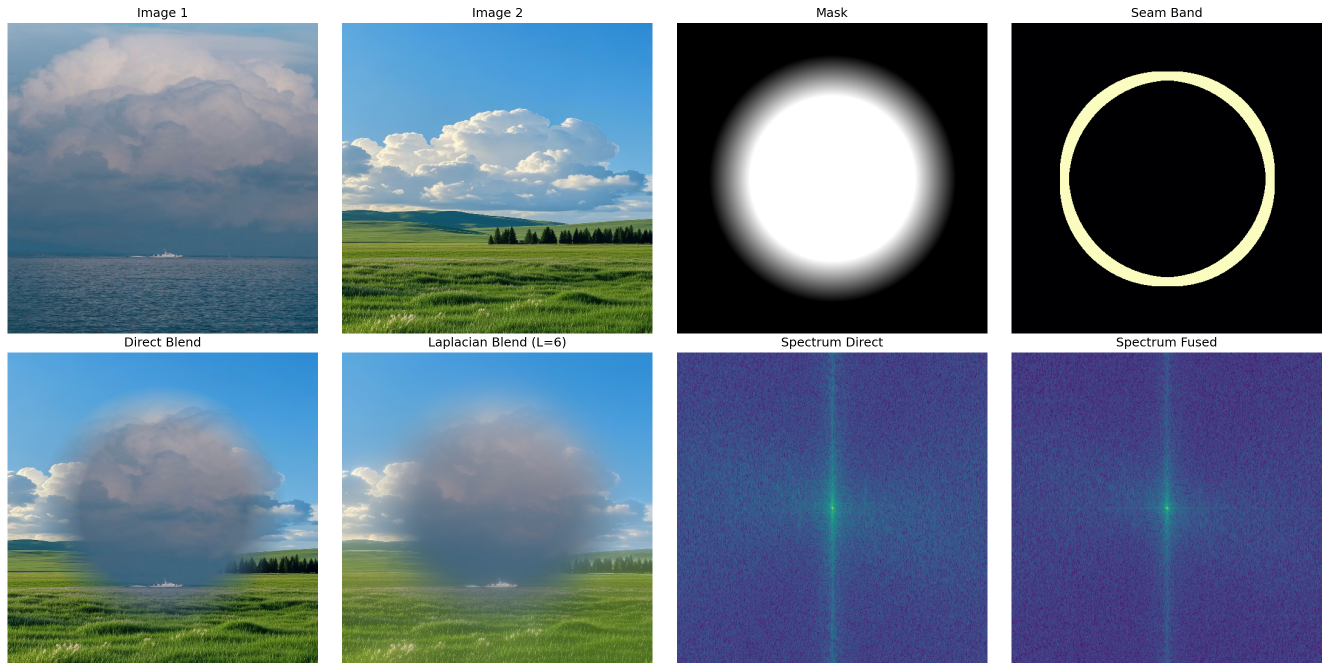
#> input picture hw2/real_circular_panel.png, 2659 x 1341 px (shown at 1/2 size); its folder holds 3 pictures in this run
$ python analyze_fusion.py real_circular_panel.png real_gradient_panel.png   (older library calls are emulated)
#> lines starting #> are read from the running program, lines starting #| are printed output that depends on the picture; after the words box and inside, x2 and y2 are one past the last pixel; in counts of white or black regions, pixels touching at a corner belong together
### hw2/laplacian_pyramid_fusion.py
"""
基于拉普拉斯金字塔的图像融合
实现了拉普拉斯金字塔的构建、图像融合和重建
"""

import cv2
import numpy as np
import matplotlib.pyplot as plt
from typing import List, Tuple


class LaplacianPyramid:
    """拉普拉斯金字塔类"""

    def __init__(self, levels: int = 5):
        """
        初始化拉普拉斯金字塔

        Args:
            levels: 金字塔层数
        """
        self.levels = levels

    def build_gaussian_pyramid(self, image: np.ndarray) -> List[np.ndarray]:
        """
        构建高斯金字塔

        Args:
            image: 输入图像

        Returns:
            高斯金字塔列表，从原图到最小尺寸
        """
        gaussian_pyramid = [image]
        current_level = image.copy()

        for i in range(self.levels - 1):
            # 使用高斯模糊并下采样
            current_level = cv2.pyrDown(current_level)
            gaussian_pyramid.append(current_level)

        return gaussian_pyramid

    def build_laplacian_pyramid(self, image: np.ndarray) -> List[np.ndarray]:
        """
        构建拉普拉斯金字塔

        Args:
            image: 输入图像

        Returns:
            拉普拉斯金字塔列表
        """
        # 首先构建高斯金字塔
        gaussian_pyramid = self.build_gaussian_pyramid(image)
        laplacian_pyramid = []

        # 对每一层计算拉普拉斯图像
        for i in range(self.levels - 1):
            # 获取当前层和下一层（更小的层）
            current_level = gaussian_pyramid[i]
            next_level = gaussian_pyramid[i + 1]

            # 上采样下一层
            upsampled = cv2.pyrUp(next_level, dstsize=(current_level.shape[1], current_level.shape[0]))

            # 计算拉普拉斯图像（当前层 - 上采样的下一层）
            laplacian = cv2.subtract(current_level, upsampled)
            laplacian_pyramid.append(laplacian)

        # 最后一层（最小的高斯层）直接作为拉普拉斯金字塔的最后一层
        laplacian_pyramid.append(gaussian_pyramid[-1])

        return laplacian_pyramid

    def reconstruct_from_laplacian(self, laplacian_pyramid: List[np.ndarray]) -> np.ndarray:
        """
        从拉普拉斯金字塔重建图像

        Args:
            laplacian_pyramid: 拉普拉斯金字塔列表

        Returns:
            重建的图像
        """
        # 从最顶层（最小的）开始重建
        reconstructed = laplacian_pyramid[-1]

        # 从倒数第二层开始往上重建
        for i in range(len(laplacian_pyramid) - 2, -1, -1):
            # 上采样当前重建结果
            reconstructed = cv2.pyrUp(reconstructed,
                                     dstsize=(laplacian_pyramid[i].shape[1],
                                            laplacian_pyramid[i].shape[0]))

            # 加上当前层的拉普拉斯图像
            reconstructed = cv2.add(reconstructed, laplacian_pyramid[i])

        return reconstructed

    def blend_images(self, image1: np.ndarray, image2: np.ndarray,
                    mask: np.ndarray) -> np.ndarray:
        """
        使用拉普拉斯金字塔融合两张图像

        Args:
            image1: 第一张输入图像
            image2: 第二张输入图像
            mask: 融合掩码（0-1之间的值，或0-255）

        Returns:
            融合后的图像
        """
        # 确保mask是浮点型且在0-1之间
        if mask.dtype != np.float32 and mask.dtype != np.float64:
            mask = mask.astype(np.float32) / 255.0

        # 确保mask是三通道（如果输入图像是彩色的）
        if len(image1.shape) == 3 and len(mask.shape) == 2:
            mask = np.stack([mask] * 3, axis=2)

        # 构建两张图像的拉普拉斯金字塔
        lap_pyramid1 = self.build_laplacian_pyramid(image1)
        lap_pyramid2 = self.build_laplacian_pyramid(image2)

        # 构建掩码的高斯金字塔
        mask_pyramid = self.build_gaussian_pyramid(mask)

        # 融合每一层
        blended_pyramid = []
        for lap1, lap2, mask_level in zip(lap_pyramid1, lap_pyramid2, mask_pyramid):
            # 确保mask_level的尺寸与拉普拉斯层匹配
            if mask_level.shape[:2] != lap1.shape[:2]:
                mask_level = cv2.resize(mask_level, (lap1.shape[1], lap1.shape[0]))

            # 融合当前层：blended = mask * lap1 + (1 - mask) * lap2
            blended = lap1 * mask_level + lap2 * (1 - mask_level)
            blended_pyramid.append(blended)

        # 从融合后的拉普拉斯金字塔重建图像
        result = self.reconstruct_from_laplacian(blended_pyramid)

        return result


def create_vertical_split_mask(shape: Tuple[int, int], split_position: float = 0.5) -> np.ndarray:
    """
    创建垂直分割掩码

    Args:
        shape: 图像形状 (height, width)
        split_position: 分割位置（0-1之间，表示左侧占比）

    Returns:
        掩码数组
    """
    mask = np.zeros(shape, dtype=np.float32)
    split_col = int(shape[1] * split_position)
    mask[:, :split_col] = 1.0
    return mask


# [91 lines left out: functions create_horizontal_split_mask, create_circular_mask, visualize_pyramids, not called in this run]

### hw2/analyze_fusion.py
"""
融合质量分析脚本
- 计算 PSNR/SSIM（全图与掩码局部）
- 计算接缝带（seam band）梯度能量与拉普拉斯方差
- 与直接（硬/软）拼接对比
- 可配置金字塔层数与掩码类型
"""

import os
import cv2
import numpy as np
import matplotlib.pyplot as plt
from typing import Dict, Tuple
from laplacian_pyramid_fusion import (
    LaplacianPyramid,
    create_vertical_split_mask,
    create_horizontal_split_mask,
    create_circular_mask,
)


def to_gray_float(img: np.ndarray) -> np.ndarray:
    if img.ndim == 3:
        g = cv2.cvtColor(img, cv2.COLOR_BGR2GRAY)
    else:
        g = img
    return g.astype(np.float32) / 255.0


def psnr(a: np.ndarray, b: np.ndarray, mask: np.ndarray = None) -> float:
    """PSNR，支持掩码。a, b: uint8 或 float (0..255/1)"""
    a = a.astype(np.float32)
    b = b.astype(np.float32)
    if a.max() <= 1.0 and b.max() <= 1.0:
        scale = 1.0
    else:
        scale = 255.0
    if mask is not None:
        m = mask.astype(np.float32)
        if m.ndim == 3:
            m = m[:, :, 0]
        diff = (a - b)
        if diff.ndim == 3:
            diff = np.mean(diff, axis=2)
        mse = (np.sum((diff**2) * m) / (np.sum(m) + 1e-8))
    else:
        diff = (a - b)
        if diff.ndim == 3:
            diff = np.mean(diff, axis=2)
        mse = np.mean(diff**2)
    if mse <= 1e-12:
        return 99.0
    return 20 * np.log10(scale) - 10 * np.log10(mse)


def ssim_global(a: np.ndarray, b: np.ndarray, mask: np.ndarray = None) -> float:
    """
    简化版全局SSIM（非滑窗），支持掩码权重；范围约在[0,1]。
    对于报告的相对比较足够，避免额外依赖。
    """
    a = a.astype(np.float32)
    b = b.astype(np.float32)
    if a.ndim == 3:
        # 对每通道取均值
        scores = []
        for c in range(3):
            scores.append(ssim_global(a[:, :, c], b[:, :, c], mask))
        return float(np.mean(scores))

    # 灰度
    if mask is None:
        m = np.ones_like(a, dtype=np.float32)
    else:
        m = mask.astype(np.float32)
        if m.ndim == 3:
            m = m[:, :, 0]
        m = m / (m.max() + 1e-8)

    # 归一化到[0,1]
    if a.max() > 1.0 or b.max() > 1.0:
        a = a / 255.0
        b = b / 255.0

    # 加权均值/方差/协方差
    w = m
    w_sum = np.sum(w) + 1e-8
    mu_a = np.sum(a * w) / w_sum
    mu_b = np.sum(b * w) / w_sum
    sigma_a2 = np.sum(w * (a - mu_a) ** 2) / w_sum
    sigma_b2 = np.sum(w * (b - mu_b) ** 2) / w_sum
    sigma_ab = np.sum(w * (a - mu_a) * (b - mu_b)) / w_sum

    C1 = (0.01) ** 2
    C2 = (0.03) ** 2
    num = (2 * mu_a * mu_b + C1) * (2 * sigma_ab + C2)
    den = (mu_a**2 + mu_b**2 + C1) * (sigma_a2 + sigma_b2 + C2)
    return float(num / (den + 1e-12))


def gradient_magnitude(img: np.ndarray) -> np.ndarray:
    g = to_gray_float(img)
    gx = cv2.Sobel(g, cv2.CV_32F, 1, 0, ksize=3)
    gy = cv2.Sobel(g, cv2.CV_32F, 0, 1, ksize=3)
    return np.sqrt(gx * gx + gy * gy)


def laplacian_var(img: np.ndarray) -> float:
    g = to_gray_float(img)
    lap = cv2.Laplacian(g, cv2.CV_32F, ksize=3)
    return float(lap.var())


def seam_band_from_mask(mask: np.ndarray, band_width: int = 16) -> np.ndarray:
    """根据二值掩码生成接缝带，返回0/1浮点图。"""
    if mask.ndim == 3:
        mask = mask[:, :, 0]
    # 规范化并二值化
    if mask.dtype != np.uint8:
        m = (mask > 0.5).astype(np.uint8) * 255
    else:
        m = ((mask > 127).astype(np.uint8)) * 255
    k = cv2.getStructuringElement(cv2.MORPH_RECT, (band_width, band_width))
    dil = cv2.dilate(m, k)
    ero = cv2.erode(m, k)
    band = cv2.subtract(dil, ero)
    band = (band > 0).astype(np.float32)
    return band


def analyze(image1: np.ndarray, image2: np.ndarray, mask: np.ndarray, levels: int = 6,
            save_prefix: str = "analysis") -> Dict[str, float]:
    # 准备直接拼接与拉普拉斯融合
    lp = LaplacianPyramid(levels=levels)
    fused = lp.blend_images(image1, image2, mask)
    fused = np.clip(fused, 0, 255).astype(np.uint8)

    if mask.ndim == 2:
        mask3 = mask[:, :, None]
    else:
        mask3 = mask
    direct = (image1 * mask3 + image2 * (1 - mask3)).astype(np.uint8)

    # 区域掩码
    left_mask = (mask3[:, :, 0] >= 0.5).astype(np.float32)
    right_mask = 1.0 - left_mask
    seam_band = seam_band_from_mask(mask3, band_width=16)

    # 指标
    metrics: Dict[str, float] = {}
    metrics["PSNR_full_fused_vs_img1"] = psnr(fused, image1)
    metrics["PSNR_full_fused_vs_img2"] = psnr(fused, image2)
    metrics["PSNR_left(fused,img1)"] = psnr(fused, image1, left_mask)
    metrics["PSNR_right(fused,img2)"] = psnr(fused, image2, right_mask)

    metrics["SSIM_full_fused_vs_img1"] = ssim_global(fused, image1)
    metrics["SSIM_full_fused_vs_img2"] = ssim_global(fused, image2)
    metrics["SSIM_left(fused,img1)"] = ssim_global(fused, image1, left_mask)
    metrics["SSIM_right(fused,img2)"] = ssim_global(fused, image2, right_mask)

    # 接缝带梯度与拉普拉斯方差（越小越平滑）
    grad_fused = gradient_magnitude(fused)
    grad_direct = gradient_magnitude(direct)
    seam = seam_band.astype(np.float32)
    metrics["SeamGrad_fused"] = float(np.sum(grad_fused * seam) / (np.sum(seam) + 1e-8))
    metrics["SeamGrad_direct"] = float(np.sum(grad_direct * seam) / (np.sum(seam) + 1e-8))

    # 接缝带色差（RGB L1）
    diff_fused_direct = np.mean(np.abs(fused.astype(np.float32) - direct.astype(np.float32)), axis=2)
    metrics["SeamColorDiff(fused, direct)"] = float(np.sum(diff_fused_direct * seam) / (np.sum(seam) + 1e-8))

    # 全图清晰度（拉普拉斯方差）
    metrics["LaplacianVar_fused"] = laplacian_var(fused)
    metrics["LaplacianVar_direct"] = laplacian_var(direct)

    # 频谱可视化（差分）
    def spectrum(img):
        g = to_gray_float(img)
        F = np.fft.fftshift(np.fft.fft2(g))
        S = np.log(1 + np.abs(F))
        S = S / (S.max() + 1e-8)
        return S

    spec_fused = spectrum(fused)
    spec_direct = spectrum(direct)

    # 可视化面板
    fig, axes = plt.subplots(2, 4, figsize=(18, 9))
    axes[0, 0].imshow(cv2.cvtColor(image1, cv2.COLOR_BGR2RGB)); axes[0, 0].set_title("Image 1"); axes[0, 0].axis('off')
    axes[0, 1].imshow(cv2.cvtColor(image2, cv2.COLOR_BGR2RGB)); axes[0, 1].set_title("Image 2"); axes[0, 1].axis('off')
    axes[0, 2].imshow(mask if mask.ndim==2 else mask[:, :, 0], cmap='gray'); axes[0, 2].set_title("Mask"); axes[0, 2].axis('off')
    axes[0, 3].imshow(seam_band, cmap='magma'); axes[0, 3].set_title("Seam Band"); axes[0, 3].axis('off')

    axes[1, 0].imshow(cv2.cvtColor(direct, cv2.COLOR_BGR2RGB)); axes[1, 0].set_title("Direct Blend"); axes[1, 0].axis('off')
    axes[1, 1].imshow(cv2.cvtColor(fused, cv2.COLOR_BGR2RGB)); axes[1, 1].set_title(f"Laplacian Blend (L={levels})"); axes[1, 1].axis('off')
    axes[1, 2].imshow(spec_direct, cmap='viridis'); axes[1, 2].set_title("Spectrum Direct"); axes[1, 2].axis('off')
    axes[1, 3].imshow(spec_fused, cmap='viridis'); axes[1, 3].set_title("Spectrum Fused"); axes[1, 3].axis('off')

    plt.tight_layout()
    fig.savefig(f"{save_prefix}_panel.png", dpi=150, bbox_inches='tight')
    plt.close(fig)

    # 保存文本报告
    with open(f"{save_prefix}_metrics.txt", "w", encoding="utf-8") as f:
        f.write("融合质量指标\n")
        f.write("="*40 + "\n")
        for k, v in metrics.items():
            f.write(f"{k}: {v:.4f}\n")
        # 简要判读
        f.write("\n判读：\n")
        if metrics["SeamGrad_fused"] < metrics["SeamGrad_direct"]:
            f.write("- 接缝带梯度能量：拉普拉斯融合更平滑（更小）。\n")
        else:
            f.write("- 接缝带梯度能量：未显著优于直接拼接，检查层数/掩码。\n")
        if metrics["LaplacianVar_fused"] >= metrics["LaplacianVar_direct"]:
            f.write("- 清晰度（LaplacianVar）：融合未降低清晰度。\n")
        else:
            f.write("- 清晰度（LaplacianVar）：融合可能轻微平滑，考虑减少层数或优化掩码。\n")

    return metrics


def _load_images(p1: str, p2: str, size: Tuple[int, int]) -> Tuple[np.ndarray, np.ndarray]:
    img1 = cv2.imread(p1)
    img2 = cv2.imread(p2)
    if img1 is None or img2 is None:
        raise RuntimeError("无法读取输入图像")
    img1 = cv2.resize(img1, size)
    img2 = cv2.resize(img2, size)
    return img1, img2


def _build_mask(name: str, shape: Tuple[int, int]) -> np.ndarray:
    h, w = shape
    if name == 'vertical':
        return create_vertical_split_mask((h, w), 0.5).astype(np.float32)
    if name == 'horizontal':
        return create_horizontal_split_mask((h, w), 0.5).astype(np.float32)
    if name == 'circular':
        return create_circular_mask((h, w), smooth=True).astype(np.float32)
    # 默认垂直
    return create_vertical_split_mask((h, w), 0.5).astype(np.float32)


def main():
    import argparse
    parser = argparse.ArgumentParser(description='拉普拉斯金字塔融合质量分析')
    parser.add_argument('img1', help='图像1路径')
    parser.add_argument('img2', help='图像2路径')
    parser.add_argument('--size', type=str, default='512,512', help='目标尺寸: W,H')
    parser.add_argument('--levels', type=int, default=6, help='金字塔层数')
    parser.add_argument('--mask', type=str, default='vertical', choices=['vertical','horizontal','circular'], help='掩码类型')
    parser.add_argument('--out', type=str, default='analysis', help='输出前缀')
    args = parser.parse_args()

    W, H = [int(x) for x in args.size.split(',')]
    img1, img2 = _load_images(args.img1, args.img2, (W, H))
#> in _load_images, img1 is the input picture: shape (1341, 2659, 3); mean B, G, R 136.4, 119.8, 103.2
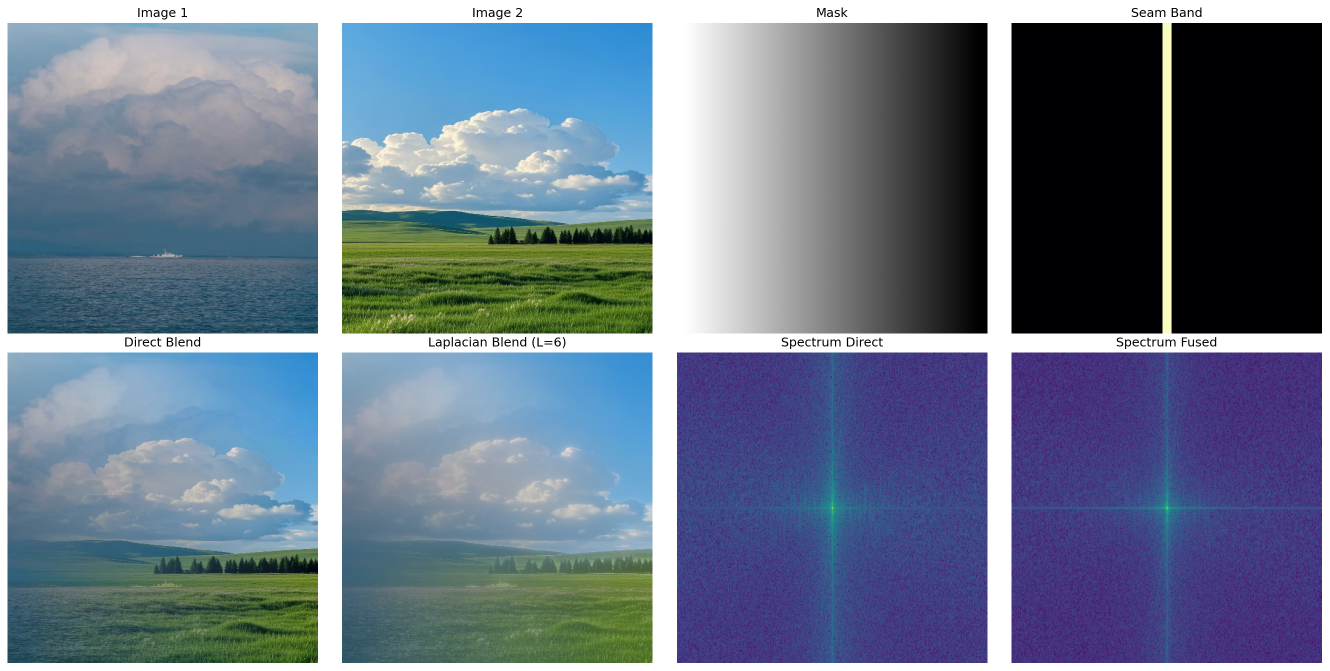
#> input picture hw2/real_gradient_panel.png, 2659 x 1341 px (shown at 1/2 size)
#> in _load_images, img2 is the input picture: shape (1341, 2659, 3); mean B, G, R 140, 121, 107.7
    m = _build_mask(args.mask, (H, W))

    metrics = analyze(img1, img2, m, levels=args.levels, save_prefix=args.out)
#> in blend_images, `mask = np.stack([mask] * 3, axis=2)`:
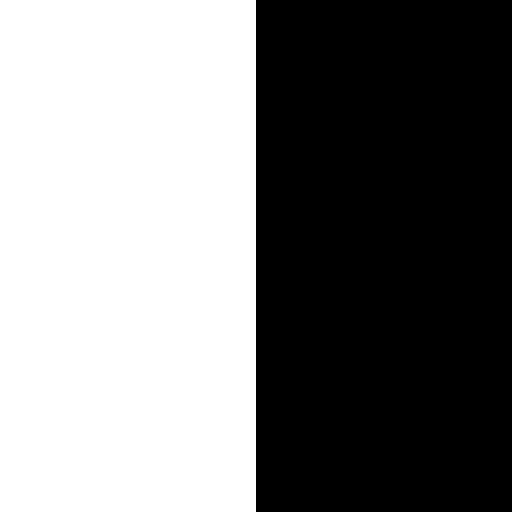
#> mask: shape (512, 512, 3) float32; values 0 (black) and 1 (white), 50% white; 1 white region, box (x1, y1, x2, y2) and area: (0, 0, 256, 512) 131072
#> after the loop in build_gaussian_pyramid, `for i in range(self.levels - 1):`: gaussian_pyramid = 6 items
#> after the loop in build_laplacian_pyramid, `for i in range(self.levels - 1):`: laplacian_pyramid = 5 items
#> in blend_images, `lap_pyramid1 = self.build_laplacian_pyramid(image1)`: lap_pyramid1 = 6 items
#> after the loop in build_laplacian_pyramid (call 2), `for i in range(self.levels - 1):`:
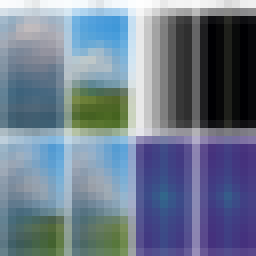
#> current_level: shape (32, 32, 3) (shown 8 times larger); mean B, G, R 141.3, 122.5, 108.8
#> the loop in blend_images, `for lap1, lap2, mask_level in zip(lap_pyramid1, lap_pyramid2, mask_pyr..` made 6 passes
#> the loop in reconstruct_from_laplacian, `for i in range(len(laplacian_pyramid) - 2, -1, -1):` made 5 passes
#> i on passes 1, 2, 4, 5: 4, 3, 1, 0
#> after the loop in reconstruct_from_laplacian, `for i in range(len(laplacian_pyramid) - 2, -1, -1):`:
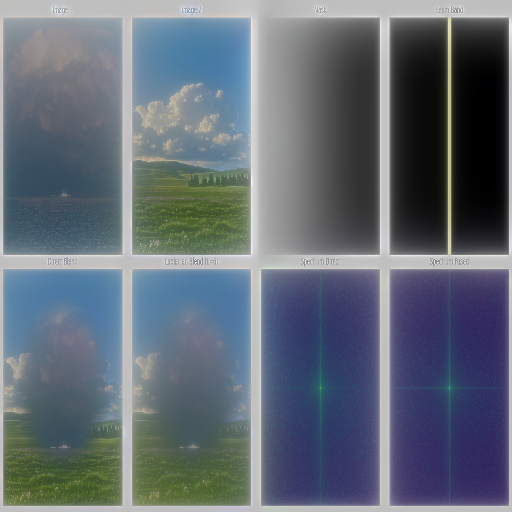
#> reconstructed: shape (512, 512, 3) float32; mean of channels 0, 1, 2 161.2, 146.9, 135.5; drawn with min black and max white
#> in analyze, `right_mask = 1.0 - left_mask`: right_mask: shape (512, 512) float32; values 0 (black) and 1 (white), 50% white; 1 white region, box (x1, y1, x2, y2) and area: (256, 0, 512, 512) 131072
#> in seam_band_from_mask, `dil = cv2.dilate(m, k)`: dil: shape (512, 512); 51.6% white; 1 black region, box (x1, y1, x2, y2) and area: (264, 0, 512, 512) 126976
#> in seam_band_from_mask, `ero = cv2.erode(m, k)`: ero: shape (512, 512); 48.6% white; 1 white region, box (x1, y1, x2, y2) and area: (0, 0, 249, 512) 127488
#> in seam_band_from_mask, `band = cv2.subtract(dil, ero)`:
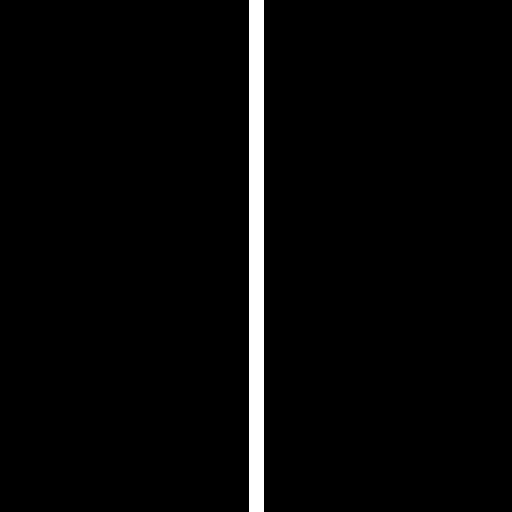
#> band: shape (512, 512); 2.9% white; 1 white region, box (x1, y1, x2, y2) and area: (249, 0, 264, 512) 7680
#> in psnr, `diff = np.mean(diff, axis=2)`:
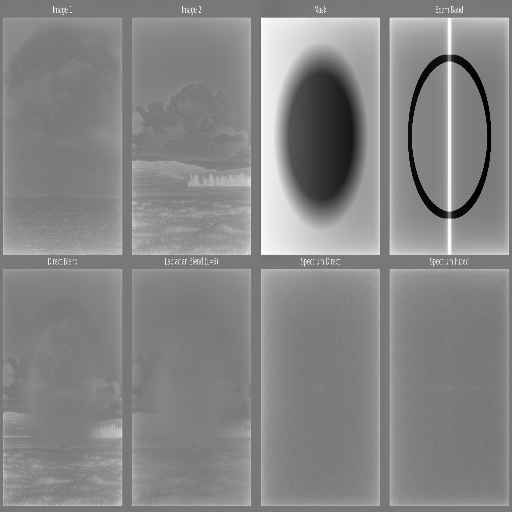
#> diff: shape (512, 512) float32; min -223.7, max 250.7, mean 26.1; drawn with min black and max white
#> in psnr, `mse = np.mean(diff**2)`: mse = 3817.2
#> in psnr (call 2), `diff = np.mean(diff, axis=2)`:
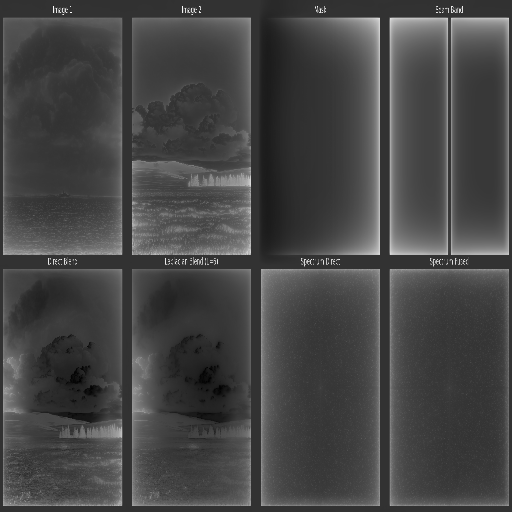
#> diff: shape (512, 512) float32; min -59.33, max 240.7, mean 23.2; drawn with min black and max white
#> in psnr (call 2), `mse = np.mean(diff**2)`: mse = 1471.9
#> the loop in ssim_global, `for c in range(3):` made 3 passes
#> after the loop in ssim_global, `for c in range(3):`: scores = [0.718, 0.688, 0.671]
#> the loop in analyze, `for k, v in metrics.items():` made 13 passes
#> (k, v) on passes 1 to 12: ('PSNR_full_fused_vs_img1', 12.31), ('PSNR_full_fused_vs_img2', 16.45), ('PSNR_left(fused,img1)', 17.55), ('PSNR_right(fused,img2)', 15.89), ('SSIM_full_fused_vs_img1', 0.692), ('SSIM_full_fused_vs_img2', 0.885), ('SSIM_left(fused,img1)', 0.875), ('SSIM_right(fused,img2)', 0.888), ('SeamGrad_fused', 0.233), ('SeamGrad_direct', 0.444), ('SeamColorDiff(fused, direct)', 21.45), ('LaplacianVar_fused', 0.0641)
#> metrics = 13 items
    print('分析完成，主要指标：')
    for k, v in metrics.items():
        print(f"{k}: {v:.4f}")
#> this loop made 13 passes
#| PSNR_full_fused_vs_img1: 12.3134
#| PSNR_full_fused_vs_img2: 16.4521
#| PSNR_left(fused,img1): 17.5470
#| PSNR_right(fused,img2): 15.8908
#| SSIM_full_fused_vs_img1: 0.6922
#| SSIM_full_fused_vs_img2: 0.8852
#| SSIM_left(fused,img1): 0.8752
#| SSIM_right(fused,img2): 0.8878
#> (further printed lines are left out)
    print(f"可视化与指标文件已保存为：{args.out}_panel.png, {args.out}_metrics.txt")


if __name__ == '__main__':
    main()
